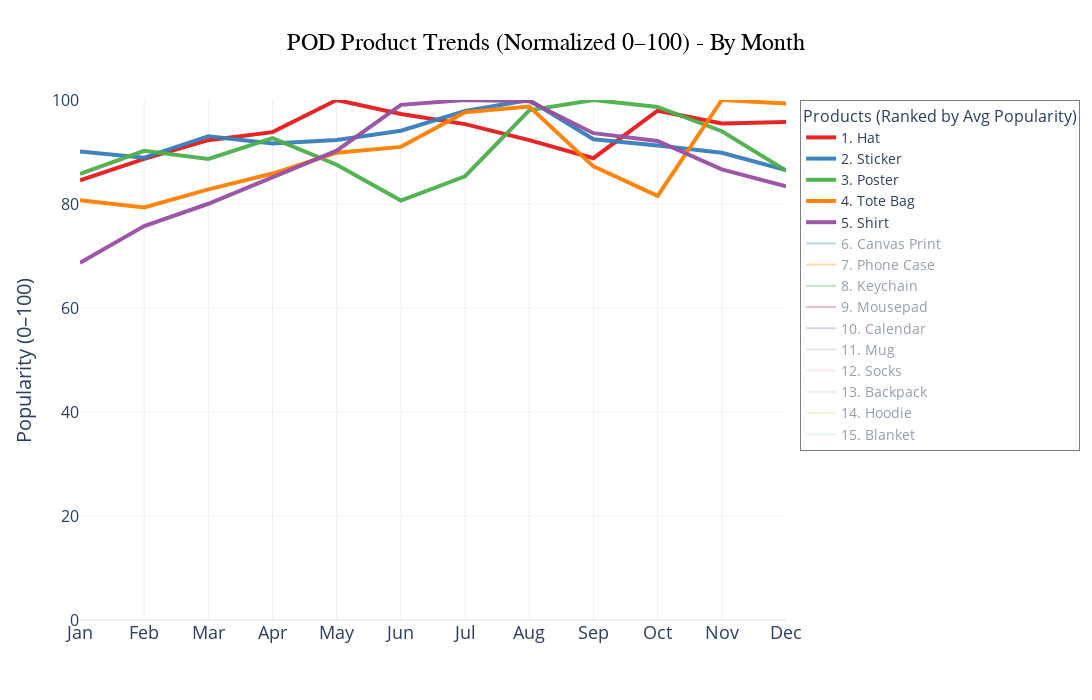

Write notebook code for a chart like this one.
### Code cell
import pandas as pd
import plotly.graph_objects as go
import matplotlib.cm as cm
import numpy as np

# --- START FROM YOUR EXISTING plot_df ---
df = plot_df.copy()

# --- Ensure Date is datetime ---
df["Date"] = pd.to_datetime(df["Date"], errors='coerce')

# --- Extract month number and name ---
df["Month_Num"] = df["Date"].dt.month
df["Month_Name"] = df["Date"].dt.strftime("%b")  # Jan, Feb, ...

# --- Combine columns first ---
if {"t-shirt", "shirt"}.issubset(df.columns):
    df["shirt"] = df["t-shirt"].fillna(0) + df["shirt"].fillna(0)
if {"hat", "cap"}.issubset(df.columns):
    df["hat"] = df["hat"].fillna(0) + df["cap"].fillna(0)
if {"tote bag", "bag"}.issubset(df.columns):
    df["tote bag"] = df["tote bag"].fillna(0) + df["bag"].fillna(0)
if {"canvas", "canvas print"}.issubset(df.columns):
    df["canvas print"] = df["canvas"].fillna(0) + df["canvas print"].fillna(0)
if {"Poster", "wall art"}.issubset(df.columns):
    df["poster"] = df["Poster"].fillna(0) + df["wall art"].fillna(0)
if {"stickers", "sticker"}.issubset(df.columns):
    df["sticker"] = df["stickers"].fillna(0) + df["sticker"].fillna(0)

# --- Drop original columns ---
cols_to_drop = [
    "t-shirt",
    "cap",
    "bag",
    "canvas",
    "wall art",
    "stickers"
]
cols_to_drop = [c for c in cols_to_drop if c in df.columns]
df = df.drop(columns=cols_to_drop)

# --- Aggregate by month (sum values across all years) ---
products_combined = [c for c in df.columns if c not in ["Date","Month_Num","Month_Name"]]
df_monthly = df.groupby("Month_Num")[products_combined].sum().reset_index()

# --- Map month number to names ---
month_order = {1:"Jan", 2:"Feb", 3:"Mar", 4:"Apr", 5:"May", 6:"Jun",
               7:"Jul", 8:"Aug", 9:"Sep", 10:"Oct", 11:"Nov", 12:"Dec"}
df_monthly["Month"] = df_monthly["Month_Num"].map(month_order)

# --- Reorder months Jan→Dec ---
df_monthly = df_monthly.sort_values("Month_Num")

# --- Normalize (0–100) ---
df_norm = df_monthly.copy()
for col in products_combined:
    max_val = df_norm[col].max()
    df_norm[col] = (df_norm[col] / max_val * 100) if max_val > 0 else 0

# --- Average popularity & sorting ---
avg_popularity = df_norm[products_combined].mean()
sorted_products = avg_popularity.sort_values(ascending=False).index
top5 = sorted_products[:5]

# --- Assign colors ---
top5_colors = ["#e41a1c", "#377eb8", "#4daf4a", "#ff7f00", "#984ea3"]
rest_products = sorted_products[5:]
n_rest = len(rest_products)
rest_colors_array = cm.tab20(np.linspace(0, 1, n_rest))[:, :3]
rest_colors = [
    f"rgb({int(r*255)},{int(g*255)},{int(b*255)})"
    for r, g, b in rest_colors_array
]

color_dict = {}
for i, col in enumerate(sorted_products):
    if col in top5:
        color_dict[col] = top5_colors[list(top5).index(col)]
    else:
        color_dict[col] = rest_colors[list(rest_products).index(col)]

# --- Create Plotly figure ---
fig = go.Figure()

for i, col in enumerate(sorted_products):
    fig.add_trace(
        go.Scatter(
            x=df_norm["Month"],
            y=df_norm[col],
            mode="lines",
            name=f"{i+1}. {col.title()}",
            line=dict(color=color_dict[col], width=4 if col in top5 else 2),
            opacity=0.95 if col in top5 else 0.6,
            visible=True if col in top5 else "legendonly"
        )
    )

# --- FIXED Layout - No size=0 error ---
fig.update_layout(
    title=dict(
        text="POD Product Trends (Normalized 0–100) - By Month",
        x=0.5,
        font=dict(size=24, family="Arial Black", color="black")
    ),
    xaxis=dict(
        title="",  # ✅ REMOVED "Month" title
        showticklabels=True,
        tickfont=dict(size=18),  # Bigger month labels
        tickangle=0
    ),
    yaxis=dict(
        range=[0,100],
        title="Popularity (0–100)",
        titlefont=dict(size=20),  # ✅ FIXED: titlefont not title_font
        tickfont=dict(size=16)    # ✅ FIXED: bigger ticks
    ),
    legend=dict(
        title=dict(
            text="Products (Ranked by Avg Popularity)",
            font=dict(size=16)
        ),
        font=dict(size=14),
        bgcolor="rgba(255,255,255,0.9)",
        bordercolor="gray",
        borderwidth=1
    ),
    template="plotly_white",
    width=1200,
    height=700,
    font=dict(size=14)
)

fig.show()

### Figure 1 — Plotly figure (JSON) as saved in the notebook; plotly's stock layout.template omitted (floating-point values rounded to 4 significant figures)
{"data": [{"line": {"color": "#e41a1c", "width": 4}, "mode": "lines", "name": "1. Hat", "opacity": 0.95, "type": "scatter", "visible": true, "x": ["Jan", "Feb", "Mar", "Apr", "May", "Jun", "Jul", "Aug", "Sep", "Oct", "Nov", "Dec"], "y": [84.56, 88.67, 92.28, 93.82, 100, 97.3, 95.37, 92.28, 88.8, 97.94, 95.5, 95.75]}, {"line": {"color": "#377eb8", "width": 4}, "mode": "lines", "name": "2. Sticker", "opacity": 0.95, "type": "scatter", "visible": true, "x": ["Jan", "Feb", "Mar", "Apr", "May", "Jun", "Jul", "Aug", "Sep", "Oct", "Nov", "Dec"], "y": [90.08, 88.9, 93.03, 91.62, 92.33, 94.1, 97.87, 100, 92.44, 91.26, 89.85, 86.54]}, {"line": {"color": "#4daf4a", "width": 4}, "mode": "lines", "name": "3. Poster", "opacity": 0.95, "type": "scatter", "visible": true, "x": ["Jan", "Feb", "Mar", "Apr", "May", "Jun", "Jul", "Aug", "Sep", "Oct", "Nov", "Dec"], "y": [85.78, 90.22, 88.67, 92.67, 87.56, 80.67, 85.33, 98, 100, 98.67, 94, 86.44]}, {"line": {"color": "#ff7f00", "width": 4}, "mode": "lines", "name": "4. Tote Bag", "opacity": 0.95, "type": "scatter", "visible": true, "x": ["Jan", "Feb", "Mar", "Apr", "May", "Jun", "Jul", "Aug", "Sep", "Oct", "Nov", "Dec"], "y": [80.72, 79.33, 82.8, 85.85, 89.88, 90.98, 97.64, 98.75, 87.24, 81.55, 100, 99.31]}, {"line": {"color": "#984ea3", "width": 4}, "mode": "lines", "name": "5. Shirt", "opacity": 0.95, "type": "scatter", "visible": true, "x": ["Jan", "Feb", "Mar", "Apr", "May", "Jun", "Jul", "Aug", "Sep", "Oct", "Nov", "Dec"], "y": [68.68, 75.75, 80.05, 85.15, 90.26, 99.07, 100, 99.77, 93.62, 92.11, 86.66, 83.41]}, {"line": {"color": "rgb(31,119,180)", "width": 2}, "mode": "lines", "name": "6. Canvas Print", "opacity": 0.6, "type": "scatter", "visible": "legendonly", "x": ["Jan", "Feb", "Mar", "Apr", "May", "Jun", "Jul", "Aug", "Sep", "Oct", "Nov", "Dec"], "y": [88.15, 92.48, 80.76, 84.59, 78.98, 67.64, 66.11, 91.46, 100, 92.99, 92.48, 90.96]}, {"line": {"color": "rgb(255,127,14)", "width": 2}, "mode": "lines", "name": "7. Phone Case", "opacity": 0.6, "type": "scatter", "visible": "legendonly", "x": ["Jan", "Feb", "Mar", "Apr", "May", "Jun", "Jul", "Aug", "Sep", "Oct", "Nov", "Dec"], "y": [83.29, 79.18, 78.21, 75.79, 74.82, 81.36, 85.71, 80.39, 81.6, 78.69, 93.7, 100]}, {"line": {"color": "rgb(44,160,44)", "width": 2}, "mode": "lines", "name": "8. Keychain", "opacity": 0.6, "type": "scatter", "visible": "legendonly", "x": ["Jan", "Feb", "Mar", "Apr", "May", "Jun", "Jul", "Aug", "Sep", "Oct", "Nov", "Dec"], "y": [77.35, 76.18, 75.59, 77.06, 79.71, 80, 85.88, 89.71, 79.41, 76.76, 95, 100]}, {"line": {"color": "rgb(214,39,40)", "width": 2}, "mode": "lines", "name": "9. Mousepad", "opacity": 0.6, "type": "scatter", "visible": "legendonly", "x": ["Jan", "Feb", "Mar", "Apr", "May", "Jun", "Jul", "Aug", "Sep", "Oct", "Nov", "Dec"], "y": [89.77, 80.99, 76.61, 74.56, 74.85, 77.49, 87.43, 83.92, 79.24, 71.05, 90.06, 100]}, {"line": {"color": "rgb(148,103,189)", "width": 2}, "mode": "lines", "name": "10. Calendar", "opacity": 0.6, "type": "scatter", "visible": "legendonly", "x": ["Jan", "Feb", "Mar", "Apr", "May", "Jun", "Jul", "Aug", "Sep", "Oct", "Nov", "Dec"], "y": [92.84, 82.69, 79.1, 74.63, 70.45, 64.18, 71.04, 84.78, 80, 86.57, 100, 86.57]}, {"line": {"color": "rgb(196,156,148)", "width": 2}, "mode": "lines", "name": "11. Mug", "opacity": 0.6, "type": "scatter", "visible": "legendonly", "x": ["Jan", "Feb", "Mar", "Apr", "May", "Jun", "Jul", "Aug", "Sep", "Oct", "Nov", "Dec"], "y": [64.85, 58.16, 53.97, 54.81, 52.93, 51.46, 49.37, 60.88, 53.35, 55.65, 75.31, 100]}, {"line": {"color": "rgb(247,182,210)", "width": 2}, "mode": "lines", "name": "12. Socks", "opacity": 0.6, "type": "scatter", "visible": "legendonly", "x": ["Jan", "Feb", "Mar", "Apr", "May", "Jun", "Jul", "Aug", "Sep", "Oct", "Nov", "Dec"], "y": [58.58, 53.68, 53.13, 50.95, 50.68, 52.04, 52.32, 56.13, 53.41, 62.13, 86.65, 100]}, {"line": {"color": "rgb(199,199,199)", "width": 2}, "mode": "lines", "name": "13. Backpack", "opacity": 0.6, "type": "scatter", "visible": "legendonly", "x": ["Jan", "Feb", "Mar", "Apr", "May", "Jun", "Jul", "Aug", "Sep", "Oct", "Nov", "Dec"], "y": [42.67, 42.93, 46.6, 47.12, 51.31, 58.38, 95.29, 100, 53.66, 45.81, 52.09, 49.21]}, {"line": {"color": "rgb(219,219,141)", "width": 2}, "mode": "lines", "name": "14. Hoodie", "opacity": 0.6, "type": "scatter", "visible": "legendonly", "x": ["Jan", "Feb", "Mar", "Apr", "May", "Jun", "Jul", "Aug", "Sep", "Oct", "Nov", "Dec"], "y": [65.14, 57.14, 48.29, 42, 35.14, 31.14, 35.43, 42.57, 52, 68.57, 97.43, 100]}, {"line": {"color": "rgb(158,218,229)", "width": 2}, "mode": "lines", "name": "15. Blanket", "opacity": 0.6, "type": "scatter", "visible": "legendonly", "x": ["Jan", "Feb", "Mar", "Apr", "May", "Jun", "Jul", "Aug", "Sep", "Oct", "Nov", "Dec"], "y": [65.49, 53.52, 45.54, 41.31, 41.78, 40.85, 44.84, 46.48, 47.65, 57.98, 85.21, 100]}], "layout": {"font": {"size": 14}, "height": 700, "legend": {"bgcolor": "rgba(255,255,255,0.9)", "bordercolor": "gray", "borderwidth": 1, "font": {"size": 14}, "title": {"font": {"size": 16}, "text": "Products (Ranked by Avg Popularity)"}}, "title": {"font": {"color": "black", "family": "Arial Black", "size": 24}, "text": "POD Product Trends (Normalized 0–100) - By Month", "x": 0.5}, "width": 1200, "xaxis": {"showticklabels": true, "tickangle": 0, "tickfont": {"size": 18}, "title": {"text": ""}}, "yaxis": {"range": [0, 100], "tickfont": {"size": 16}, "title": {"font": {"size": 20}, "text": "Popularity (0–100)"}}}}
